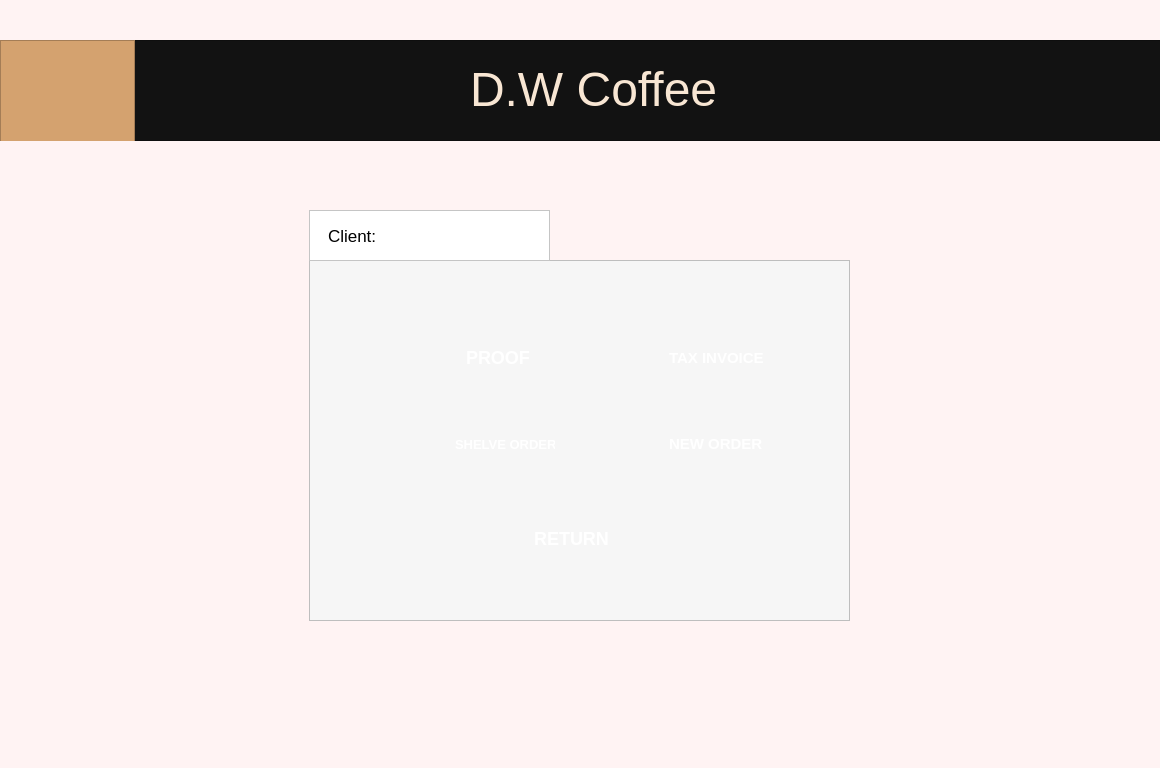
<?xml version="1.0" encoding="UTF-8"?>
<ui version="4.0">
 <class>Dialog</class>
 <widget class="QDialog" name="Dialog">
  <property name="geometry">
   <rect>
    <x>0</x>
    <y>0</y>
    <width>1160</width>
    <height>768</height>
   </rect>
  </property>
  <property name="windowTitle">
   <string>Dialog</string>
  </property>
  <property name="styleSheet">
   <string notr="true">background-color: rgb(255, 243, 243);</string>
  </property>
  <widget class="QFrame" name="frame">
   <property name="geometry">
    <rect>
     <x>0</x>
     <y>40</y>
     <width>1161</width>
     <height>101</height>
    </rect>
   </property>
   <property name="styleSheet">
    <string notr="true">background-color: #121212</string>
   </property>
   <property name="frameShape">
    <enum>QFrame::StyledPanel</enum>
   </property>
   <property name="frameShadow">
    <enum>QFrame::Raised</enum>
   </property>
   <widget class="QFrame" name="frame_2">
    <property name="geometry">
     <rect>
      <x>0</x>
      <y>0</y>
      <width>135</width>
      <height>102</height>
     </rect>
    </property>
    <property name="styleSheet">
     <string notr="true">background-color: #D4A26F</string>
    </property>
    <property name="frameShape">
     <enum>QFrame::StyledPanel</enum>
    </property>
    <property name="frameShadow">
     <enum>QFrame::Raised</enum>
    </property>
    <widget class="QLabel" name="label">
     <property name="geometry">
      <rect>
       <x>18</x>
       <y>6</y>
       <width>98</width>
       <height>90</height>
      </rect>
     </property>
     <property name="styleSheet">
      <string notr="true">image: url(:/imagens/cGUFyIrl2tqx3cWHufs9--1--5d252-svg (1) 4.png);</string>
     </property>
     <property name="text">
      <string/>
     </property>
    </widget>
   </widget>
   <widget class="QLabel" name="label_2">
    <property name="geometry">
     <rect>
      <x>470</x>
      <y>4</y>
      <width>281</width>
      <height>91</height>
     </rect>
    </property>
    <property name="styleSheet">
     <string notr="true">color: #F8E6D3</string>
    </property>
    <property name="text">
     <string>&lt;html&gt;&lt;head/&gt;&lt;body&gt;&lt;p&gt;&lt;span style=&quot; font-size:36pt;&quot;&gt;D.W Coffee&lt;/span&gt;&lt;/p&gt;&lt;/body&gt;&lt;/html&gt;</string>
    </property>
   </widget>
  </widget>
  <widget class="QFrame" name="frame_3">
   <property name="geometry">
    <rect>
     <x>309</x>
     <y>260</y>
     <width>541</width>
     <height>361</height>
    </rect>
   </property>
   <property name="styleSheet">
    <string notr="true">background-color: #F6F6F6;
border: .5px solid rgba(0,0,0,.4);
</string>
   </property>
   <property name="frameShape">
    <enum>QFrame::StyledPanel</enum>
   </property>
   <property name="frameShadow">
    <enum>QFrame::Raised</enum>
   </property>
   <widget class="QLabel" name="label_4">
    <property name="geometry">
     <rect>
      <x>79</x>
      <y>70</y>
      <width>59</width>
      <height>55</height>
     </rect>
    </property>
    <property name="cursor">
     <cursorShape>PointingHandCursor</cursorShape>
    </property>
    <property name="styleSheet">
     <string notr="true">QLabel{
	image: url(:/imagens/istockphoto-1313175215-612x612-removebg-preview (1) 2.png);
	border-color: transparent;
	padding: 7px;
	font-size: 13px;
	font-weight: 500;
	border-top-left-radius: 5px;
	border-bottom-left-radius: 5px;
	background-color: rgba(61, 21, 21, .75);
	padding:  9px;
}

QLabel:hover{
	background-color: rgba(61, 21, 21, 1);
	
}

</string>
    </property>
    <property name="text">
     <string/>
    </property>
   </widget>
   <widget class="QPushButton" name="pushButton_2">
    <property name="geometry">
     <rect>
      <x>137</x>
      <y>70</y>
      <width>107</width>
      <height>55</height>
     </rect>
    </property>
    <property name="cursor">
     <cursorShape>PointingHandCursor</cursorShape>
    </property>
    <property name="styleSheet">
     <string notr="true">QPushButton{
	background-color: rgba(61,21,21,.75);
	border-top-right-radius: 5px;
	border-bottom-right-radius: 5px;
	padding: 7px;
	padding-left:20px;
	font-size: 13px;
	font-weight: 500;
	text-align: left;
	color: white;
	font-weight: 800;
	font-size: 18px;
	border-color: transparent;
}

QPushButton:hover{
	background-color: rgba(61,21,21,1);
	color: white;
}

</string>
    </property>
    <property name="text">
     <string>PROOF</string>
    </property>
   </widget>
   <widget class="QLabel" name="label_7">
    <property name="geometry">
     <rect>
      <x>295</x>
      <y>70</y>
      <width>59</width>
      <height>55</height>
     </rect>
    </property>
    <property name="cursor">
     <cursorShape>PointingHandCursor</cursorShape>
    </property>
    <property name="styleSheet">
     <string notr="true">QLabel{
	image: url(:/imagens/image-removebg-preview 2.png);
	background-color: rgba(212,162,111,.75);
	padding: 7px;
	font-size: 13px;
	font-weight: 500;
	border-top-left-radius: 5px;
	border-bottom-left-radius: 5px;
	border: transparent;
	padding: 13px;
}

QLabel:hover{
	background-color: rgba(212,162,111,1);
}

</string>
    </property>
    <property name="text">
     <string/>
    </property>
   </widget>
   <widget class="QPushButton" name="pushButton_4">
    <property name="geometry">
     <rect>
      <x>353</x>
      <y>70</y>
      <width>107</width>
      <height>55</height>
     </rect>
    </property>
    <property name="cursor">
     <cursorShape>PointingHandCursor</cursorShape>
    </property>
    <property name="styleSheet">
     <string notr="true">QPushButton{
	background-color: rgba(212,162,111,.75);
	border-top-right-radius: 5px;
	border-bottom-right-radius: 5px;
	padding-left: 7px;
	font-size: 14px;
	font-weight: 500;
	text-align: left;
	color: white;
	font-weight: 800;
	font-size: 15px;
	border: tranparent;
}

QPushButton:hover{
	background-color: rgba(212,162,111,1);
	color: white;
}

</string>
    </property>
    <property name="text">
     <string>TAX INVOICE</string>
    </property>
   </widget>
   <widget class="QLabel" name="label_9">
    <property name="geometry">
     <rect>
      <x>81</x>
      <y>157</y>
      <width>59</width>
      <height>55</height>
     </rect>
    </property>
    <property name="cursor">
     <cursorShape>PointingHandCursor</cursorShape>
    </property>
    <property name="styleSheet">
     <string notr="true">QLabel{
	image: url(:/imagens/flat-icon-in-black-and-white-style-shelf-vector-10667669-removebg-preview 2.png);
	background-color: rgba(212,162,111,.75);
	padding: 7px;
	font-size: 13px;
	font-weight: 500;
	border-top-left-radius: 5px;
	border-bottom-left-radius: 5px;
	border: transparent;
	padding: 10px
}

QLabel:hover{
	background-color: rgba(212,162,111,1);
}

</string>
    </property>
    <property name="text">
     <string/>
    </property>
   </widget>
   <widget class="QPushButton" name="pushButton_5">
    <property name="geometry">
     <rect>
      <x>139</x>
      <y>157</y>
      <width>107</width>
      <height>55</height>
     </rect>
    </property>
    <property name="cursor">
     <cursorShape>PointingHandCursor</cursorShape>
    </property>
    <property name="styleSheet">
     <string notr="true">QPushButton{
	background-color: rgba(212,162,111,.75);
	border-top-right-radius: 5px;
	border-bottom-right-radius: 5px;
	padding-left: 7px;
	font-size: 13px;
	font-weight: 500;
	text-align: left;
	color: white;
	font-weight: 800;
	border: tranparent;
}

QPushButton:hover{
	background-color: rgba(212,162,111,1);
	color: white;
}</string>
    </property>
    <property name="text">
     <string>SHELVE ORDER</string>
    </property>
   </widget>
   <widget class="QPushButton" name="pushButton_6">
    <property name="geometry">
     <rect>
      <x>353</x>
      <y>156</y>
      <width>107</width>
      <height>55</height>
     </rect>
    </property>
    <property name="cursor">
     <cursorShape>PointingHandCursor</cursorShape>
    </property>
    <property name="styleSheet">
     <string notr="true">QPushButton{
	background-color: rgba(61,21,21,.75);
	border-top-right-radius: 5px;
	border-bottom-right-radius: 5px;
	padding-left:7px;
	font-weight: 500;
	text-align: left;
	color: white;
	font-weight: 800;
	font-size: 15px;
	border-color: transparent;
}

QPushButton:hover{
	background-color: rgba(61,21,21,1);
	color: white;
}

</string>
    </property>
    <property name="text">
     <string>NEW ORDER</string>
    </property>
   </widget>
   <widget class="QLabel" name="label_11">
    <property name="geometry">
     <rect>
      <x>295</x>
      <y>156</y>
      <width>59</width>
      <height>55</height>
     </rect>
    </property>
    <property name="cursor">
     <cursorShape>PointingHandCursor</cursorShape>
    </property>
    <property name="styleSheet">
     <string notr="true">QLabel{
	image: url(:/imagens/istockphoto-688550958-612x612 2.png);
	border-color: transparent;
	padding: 7px;
	font-size: 13px;
	font-weight: 500;
	border-top-left-radius: 5px;
	border-bottom-left-radius: 5px;
	background-color: rgba(61, 21, 21, .75);
	padding: 10px;
}

QLabel:hover{
	background-color: rgba(61, 21, 21, 1);
}

</string>
    </property>
    <property name="text">
     <string/>
    </property>
   </widget>
   <widget class="QPushButton" name="pushButton_7">
    <property name="geometry">
     <rect>
      <x>172</x>
      <y>251</y>
      <width>181</width>
      <height>55</height>
     </rect>
    </property>
    <property name="cursor">
     <cursorShape>PointingHandCursor</cursorShape>
    </property>
    <property name="styleSheet">
     <string notr="true">QPushButton{
	background-color: rgba(118,0,0,.75);
	border-radius: 5px;
	font-size: 13px;
	font-weight: 500;
	color: white;
	font-weight: 800;
	font-size: 18px;
}

QPushButton:hover{
	background-color: rgba(118,0,0,1);
	color: white;
}

</string>
    </property>
    <property name="text">
     <string>RETURN</string>
    </property>
   </widget>
   <zorder>pushButton_2</zorder>
   <zorder>label_4</zorder>
   <zorder>label_7</zorder>
   <zorder>pushButton_4</zorder>
   <zorder>label_9</zorder>
   <zorder>pushButton_5</zorder>
   <zorder>pushButton_6</zorder>
   <zorder>label_11</zorder>
   <zorder>pushButton_7</zorder>
  </widget>
  <widget class="QFrame" name="frame_4">
   <property name="geometry">
    <rect>
     <x>309</x>
     <y>210</y>
     <width>241</width>
     <height>51</height>
    </rect>
   </property>
   <property name="styleSheet">
    <string notr="true">background-color: white;
border-left: .5px solid rgba(0,0,0,.4);
border-top: .5px solid rgba(0,0,0,.4);
border-right: .5px solid rgba(0,0,0,.4);
border-bottom: .5px solid rgba(0,0,0,.2);</string>
   </property>
   <property name="frameShape">
    <enum>QFrame::StyledPanel</enum>
   </property>
   <property name="frameShadow">
    <enum>QFrame::Raised</enum>
   </property>
   <widget class="QLabel" name="label_3">
    <property name="geometry">
     <rect>
      <x>19</x>
      <y>18</y>
      <width>56</width>
      <height>16</height>
     </rect>
    </property>
    <property name="styleSheet">
     <string notr="true">border-color: transparent;
font-size: 17px</string>
    </property>
    <property name="text">
     <string>Client:</string>
    </property>
   </widget>
  </widget>
 </widget>
 <resources>
  <include location="../../imagens/imagens.qrc"/>
 </resources>
 <connections/>
</ui>
